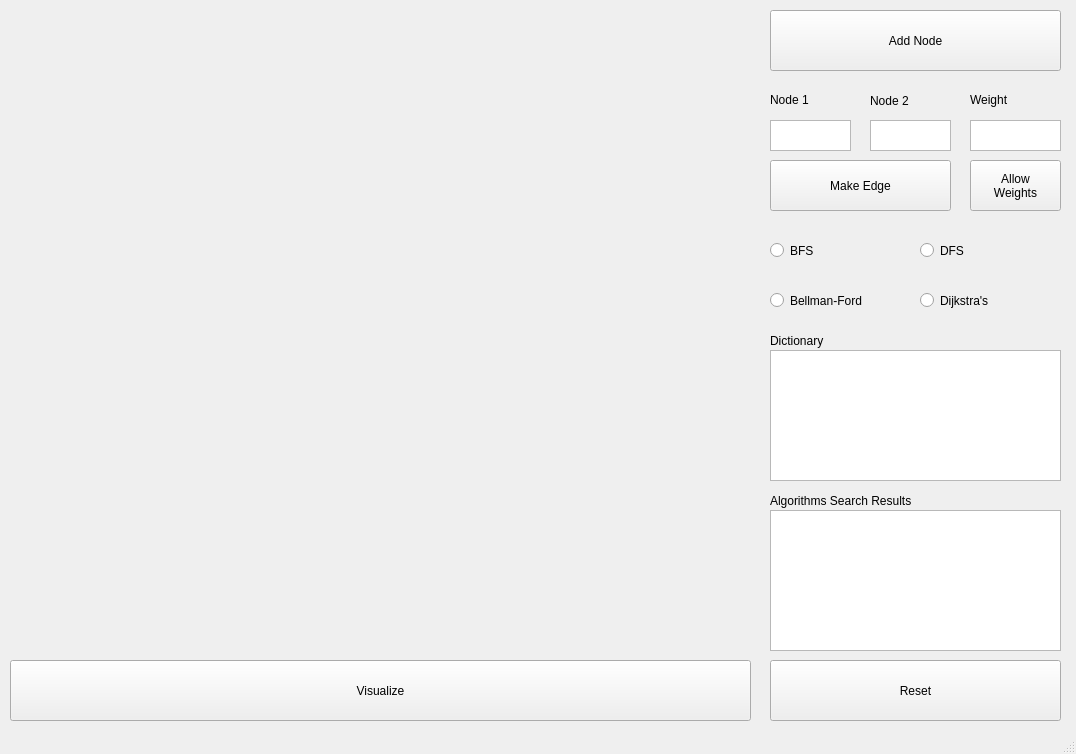
<?xml version="1.0" encoding="UTF-8"?>
<ui version="4.0">
 <class>MainWindow</class>
 <widget class="QMainWindow" name="MainWindow">
  <property name="geometry">
   <rect>
    <x>0</x>
    <y>0</y>
    <width>1076</width>
    <height>754</height>
   </rect>
  </property>
  <property name="windowTitle">
   <string>MainWindow</string>
  </property>
  <widget class="QWidget" name="centralwidget">
   <widget class="QWidget" name="verticalLayoutWidget">
    <property name="geometry">
     <rect>
      <x>10</x>
      <y>10</y>
      <width>741</width>
      <height>641</height>
     </rect>
    </property>
    <layout class="QVBoxLayout" name="verticalLayout"/>
   </widget>
   <widget class="QPushButton" name="add_node_Button">
    <property name="geometry">
     <rect>
      <x>770</x>
      <y>10</y>
      <width>291</width>
      <height>61</height>
     </rect>
    </property>
    <property name="text">
     <string>Add Node</string>
    </property>
   </widget>
   <widget class="QPlainTextEdit" name="enter_First_nodeName_edge_TextField">
    <property name="geometry">
     <rect>
      <x>770</x>
      <y>120</y>
      <width>81</width>
      <height>31</height>
     </rect>
    </property>
   </widget>
   <widget class="QPlainTextEdit" name="enter_Second_nodeName_edge_TextField">
    <property name="geometry">
     <rect>
      <x>870</x>
      <y>120</y>
      <width>81</width>
      <height>31</height>
     </rect>
    </property>
   </widget>
   <widget class="QPushButton" name="make_edge_Button">
    <property name="geometry">
     <rect>
      <x>770</x>
      <y>160</y>
      <width>181</width>
      <height>51</height>
     </rect>
    </property>
    <property name="text">
     <string>Make Edge</string>
    </property>
   </widget>
   <widget class="QLabel" name="label_2">
    <property name="geometry">
     <rect>
      <x>770</x>
      <y>90</y>
      <width>71</width>
      <height>20</height>
     </rect>
    </property>
    <property name="text">
     <string>Node 1</string>
    </property>
   </widget>
   <widget class="QLabel" name="label_3">
    <property name="geometry">
     <rect>
      <x>870</x>
      <y>90</y>
      <width>71</width>
      <height>21</height>
     </rect>
    </property>
    <property name="text">
     <string>Node 2</string>
    </property>
   </widget>
   <widget class="QTextEdit" name="dictionary_viewer_TextEdit">
    <property name="geometry">
     <rect>
      <x>770</x>
      <y>350</y>
      <width>291</width>
      <height>131</height>
     </rect>
    </property>
   </widget>
   <widget class="QPushButton" name="visualize_Button">
    <property name="geometry">
     <rect>
      <x>10</x>
      <y>660</y>
      <width>741</width>
      <height>61</height>
     </rect>
    </property>
    <property name="text">
     <string>Visualize</string>
    </property>
   </widget>
   <widget class="QRadioButton" name="bfs_radioButton">
    <property name="geometry">
     <rect>
      <x>770</x>
      <y>230</y>
      <width>131</width>
      <height>41</height>
     </rect>
    </property>
    <property name="text">
     <string>BFS</string>
    </property>
   </widget>
   <widget class="QRadioButton" name="dijkstra_radioButton">
    <property name="geometry">
     <rect>
      <x>920</x>
      <y>280</y>
      <width>131</width>
      <height>41</height>
     </rect>
    </property>
    <property name="text">
     <string>Dijkstra's</string>
    </property>
   </widget>
   <widget class="QRadioButton" name="ballman_ford_radioButton">
    <property name="geometry">
     <rect>
      <x>770</x>
      <y>280</y>
      <width>131</width>
      <height>41</height>
     </rect>
    </property>
    <property name="text">
     <string>Bellman-Ford</string>
    </property>
   </widget>
   <widget class="QRadioButton" name="dfs_radioButton">
    <property name="geometry">
     <rect>
      <x>920</x>
      <y>230</y>
      <width>131</width>
      <height>41</height>
     </rect>
    </property>
    <property name="text">
     <string>DFS</string>
    </property>
   </widget>
   <widget class="QPushButton" name="allow_weight_Button">
    <property name="geometry">
     <rect>
      <x>970</x>
      <y>160</y>
      <width>91</width>
      <height>51</height>
     </rect>
    </property>
    <property name="text">
     <string>Allow 
Weights</string>
    </property>
   </widget>
   <widget class="QPlainTextEdit" name="edge_weight_TextField">
    <property name="geometry">
     <rect>
      <x>970</x>
      <y>120</y>
      <width>91</width>
      <height>31</height>
     </rect>
    </property>
   </widget>
   <widget class="QLabel" name="label_4">
    <property name="geometry">
     <rect>
      <x>970</x>
      <y>90</y>
      <width>71</width>
      <height>20</height>
     </rect>
    </property>
    <property name="text">
     <string>Weight</string>
    </property>
   </widget>
   <widget class="QLabel" name="label">
    <property name="geometry">
     <rect>
      <x>770</x>
      <y>330</y>
      <width>141</width>
      <height>21</height>
     </rect>
    </property>
    <property name="text">
     <string>Dictionary</string>
    </property>
   </widget>
   <widget class="QTextEdit" name="algorithms_results_viewer_TextEdit">
    <property name="geometry">
     <rect>
      <x>770</x>
      <y>510</y>
      <width>291</width>
      <height>141</height>
     </rect>
    </property>
   </widget>
   <widget class="QLabel" name="label_5">
    <property name="geometry">
     <rect>
      <x>770</x>
      <y>490</y>
      <width>211</width>
      <height>21</height>
     </rect>
    </property>
    <property name="text">
     <string>Algorithms Search Results</string>
    </property>
   </widget>
   <widget class="QPushButton" name="reset_Button">
    <property name="geometry">
     <rect>
      <x>770</x>
      <y>660</y>
      <width>291</width>
      <height>61</height>
     </rect>
    </property>
    <property name="text">
     <string>Reset</string>
    </property>
   </widget>
  </widget>
  <widget class="QMenuBar" name="menubar">
   <property name="geometry">
    <rect>
     <x>0</x>
     <y>0</y>
     <width>1076</width>
     <height>18</height>
    </rect>
   </property>
  </widget>
  <widget class="QStatusBar" name="statusbar"/>
 </widget>
 <resources/>
 <connections/>
</ui>
